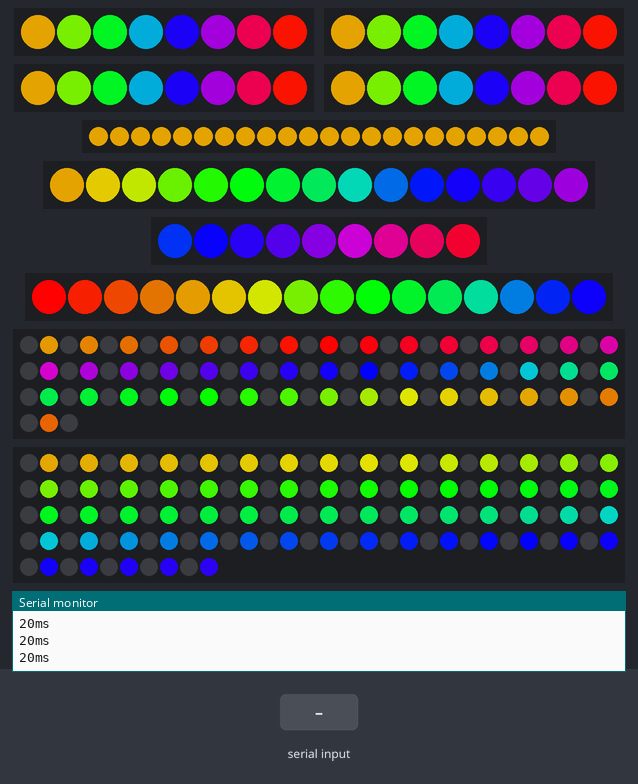
The sketch below on a simulated Arduino Mega 2560, built with avr-gcc and run on an emulated ATmega2560. On the bench: 4 × 8 RGB LEDs in strip order, left to right, 22 RGB LEDs in strip order, left to right, 15 RGB LEDs in strip order, left to right, 9 RGB LEDs in strip order, left to right, 16 RGB LEDs in strip order, left to right, 93 RGB LEDs in strip order, left to right, continuing on the next row, 130 RGB LEDs in strip order, left to right, continuing on the next row, the last lines printed to the serial monitor. The test bench sets the inputs (shaded band). Dim RGB values are drawn brighter than linear.

Above: at 1.2 s.
1.3 s: "1\n" received over the second serial link
At 1.41 s:
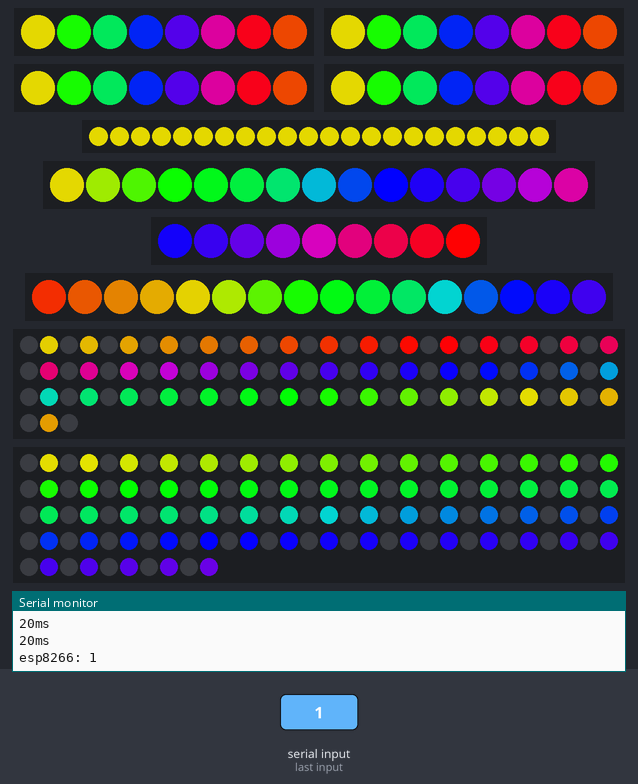
4.0 s: "0\n" received over the second serial link
At 4.2 s:
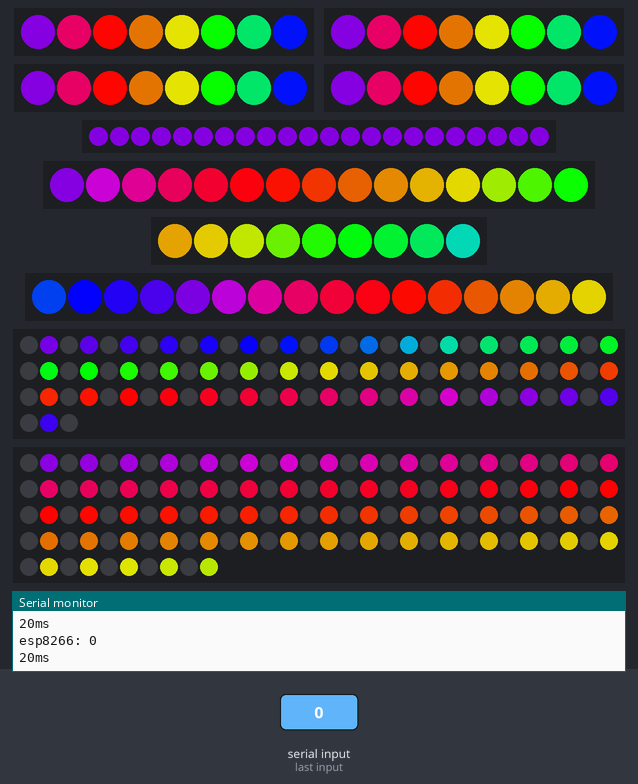
Timing chart, 0 to 22.2 s (numbered marks = the images above; inputs shaded):
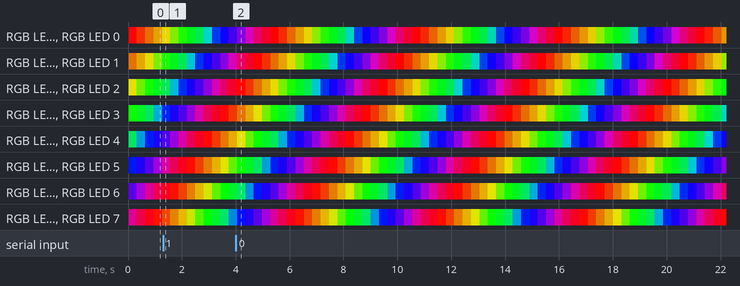

The sketch:

arduino_mega.ino
```cpp
#include "FastLED.h"

#define NUM_FANS 4
#define NUM_FAN_LEDS 8

#define NUM_STRIP1_LEDS 22 //top
#define NUM_STRIP2_LEDS 15 //gpu
#define NUM_STRIP3_LEDS 9 //bottom front
#define NUM_STRIP4_LEDS 16 //bottom side
#define NUM_STRIP5_LEDS 93 //monitors
#define NUM_STRIP6_LEDS 130 //desk

#define DELTA 255/NUM_STRIP1_LEDS

byte rainbow_sync = 0;

CRGBArray<NUM_FAN_LEDS> fans[NUM_FANS];
CRGBArray<NUM_STRIP1_LEDS> strip1;
CRGBArray<NUM_STRIP2_LEDS> strip2;
CRGBArray<NUM_STRIP3_LEDS> strip3;
CRGBArray<NUM_STRIP4_LEDS> strip4;
CRGBArray<NUM_STRIP5_LEDS> strip5;
CRGBArray<NUM_STRIP6_LEDS> strip6;

void setup() {
  Serial.begin(9600);
  Serial3.begin(9600);
  Serial.println("hello");
  FastLED.addLeds<NEOPIXEL, 2>(fans[0], NUM_FAN_LEDS);
  FastLED.addLeds<NEOPIXEL, 3>(fans[1], NUM_FAN_LEDS);
  FastLED.addLeds<NEOPIXEL, 4>(fans[2], NUM_FAN_LEDS);
  FastLED.addLeds<NEOPIXEL, 5>(fans[3], NUM_FAN_LEDS);
  FastLED.addLeds<NEOPIXEL, 8>(strip1, NUM_STRIP1_LEDS);
  FastLED.addLeds<NEOPIXEL, 9>(strip2, NUM_STRIP2_LEDS);
  FastLED.addLeds<NEOPIXEL, 10>(strip3, NUM_STRIP3_LEDS);
  FastLED.addLeds<NEOPIXEL, 11>(strip4, NUM_STRIP4_LEDS);
  FastLED.addLeds<NEOPIXEL, 6>(strip5, NUM_STRIP5_LEDS);
  FastLED.addLeds<NEOPIXEL, 7>(strip6, NUM_STRIP6_LEDS);
}

void loop() {
  long start = micros();
  if (Serial3.available()) {
    String message = Serial3.readStringUntil('\r\n');

    Serial.print("esp8266: ");
    Serial.println(message);
  }
  //led
  rainbow_sync++;
  for(int i=0;i<NUM_FANS;i++){
    fans[i].fill_rainbow(rainbow_sync, 255/NUM_FAN_LEDS);
  }
  strip1.fill_solid(CHSV(rainbow_sync, 255, 255));
  strip2.fill_rainbow(rainbow_sync, DELTA);
  strip4.fill_rainbow(rainbow_sync - 4*DELTA, DELTA);//makes strip4 look combined with strip3
  strip3.fill_rainbow(rainbow_sync - (4 + NUM_STRIP3_LEDS)*DELTA, DELTA);
  strip5.fill_rainbow(rainbow_sync, 255 - (255/NUM_STRIP5_LEDS));//reverse direction
  for (int i = 0; i < NUM_STRIP5_LEDS; i++) {
    if (i % 2 == 0) {
      strip5[i] = 0;
    } else {
      //strip6[i] *= 255 - 255/NUM_STRIP5_LEDS;
    }
  }
  //strip6.fill_rainbow(rainbow_sync, 255/NUM_STRIP6_LEDS);
  strip6.fill_rainbow(rainbow_sync, 255/NUM_STRIP6_LEDS);
  for (int i = 0; i < NUM_STRIP6_LEDS; i++) {
    if (i % 2 == 0) {
      strip6[i] = 0;
    } else {
      //strip6[i] *= 255 - 255/NUM_STRIP5_LEDS;
    }
  }
  FastLED.show();
  //delay(Delay);
  if (rainbow_sync % 10 == 0) {
    Serial.print((micros() - start) / 1000);
    Serial.println("ms");
  }
}
```
